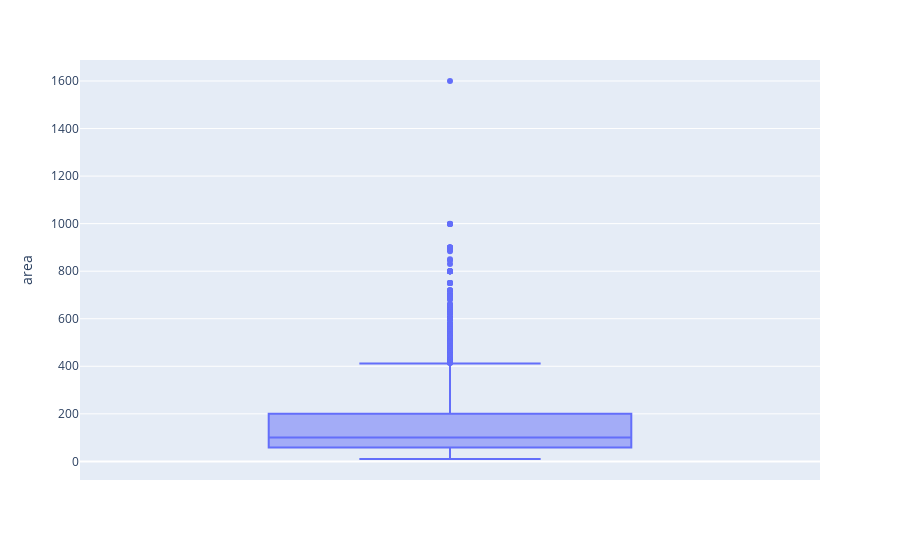

Source (notebook cell):
### Markdown cell above
We can see that 2 values are clearly outliers, we'll remove them so that the mean is a better representation of the data

### Code cell
df2 = df2[~df.isin(df2.nlargest(2,'area'))].dropna(how='all')
fig = px.box(df2, y='area')
fig

### Figure 1 — Plotly figure (JSON) as saved in the notebook; plotly's stock layout.template omitted (floating-point values rounded to 4 significant figures; data arrays with more than 128 entries replaced by an {"elided": "..."} marker saying what was removed)
{"data": [{"alignmentgroup": "True", "hovertemplate": "area=%{y}<extra></extra>", "legendgroup": "", "marker": {"color": "#636efa"}, "name": "", "notched": false, "offsetgroup": "", "orientation": "v", "showlegend": false, "type": "box", "x0": " ", "xaxis": "x", "y": {"elided": "6078 int values"}, "y0": " ", "yaxis": "y"}], "layout": {"boxmode": "group", "legend": {"tracegroupgap": 0}, "margin": {"t": 60}, "xaxis": {"anchor": "y", "domain": [0, 1]}, "yaxis": {"anchor": "x", "domain": [0, 1], "title": {"text": "area"}}}}
